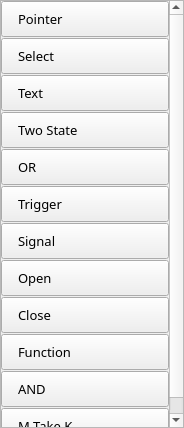
<?xml version="1.0" encoding="UTF-8"?>
<ui version="4.0">
 <class>ToolboxGo</class>
 <widget class="QWidget" name="ToolboxGo">
  <property name="geometry">
   <rect>
    <x>0</x>
    <y>0</y>
    <width>184</width>
    <height>428</height>
   </rect>
  </property>
  <property name="windowTitle">
   <string>Form</string>
  </property>
  <layout class="QVBoxLayout" name="verticalLayout">
   <property name="spacing">
    <number>0</number>
   </property>
   <property name="leftMargin">
    <number>0</number>
   </property>
   <property name="topMargin">
    <number>0</number>
   </property>
   <property name="rightMargin">
    <number>0</number>
   </property>
   <property name="bottomMargin">
    <number>0</number>
   </property>
   <item>
    <widget class="QScrollArea" name="scrollArea">
     <property name="widgetResizable">
      <bool>true</bool>
     </property>
     <widget class="QWidget" name="scrollAreaWidgetContents">
      <property name="geometry">
       <rect>
        <x>0</x>
        <y>-17</y>
        <width>165</width>
        <height>443</height>
       </rect>
      </property>
      <layout class="QVBoxLayout" name="verticalLayout_2">
       <property name="spacing">
        <number>1</number>
       </property>
       <property name="leftMargin">
        <number>0</number>
       </property>
       <property name="topMargin">
        <number>0</number>
       </property>
       <property name="rightMargin">
        <number>0</number>
       </property>
       <property name="bottomMargin">
        <number>0</number>
       </property>
       <item>
        <widget class="QPushButton" name="buttonPointer">
         <property name="sizePolicy">
          <sizepolicy hsizetype="Minimum" vsizetype="Expanding">
           <horstretch>0</horstretch>
           <verstretch>0</verstretch>
          </sizepolicy>
         </property>
         <property name="minimumSize">
          <size>
           <width>0</width>
           <height>36</height>
          </size>
         </property>
         <property name="font">
          <font>
           <family>微软雅黑</family>
           <pointsize>10</pointsize>
           <weight>50</weight>
           <bold>false</bold>
           <stylestrategy>PreferAntialias</stylestrategy>
          </font>
         </property>
         <property name="toolTip">
          <string/>
         </property>
         <property name="styleSheet">
          <string notr="true">text-align: left;
padding-left: 16px;
background-color: linear-gradient(rgb(234, 234, 234), rgb(218, 218, 218));
border-color: rgb(204, 204, 204) rgb(204, 204, 204) rgb(181, 181, 181);
</string>
         </property>
         <property name="text">
          <string>Pointer</string>
         </property>
         <property name="icon">
          <iconset resource="../resource.qrc">
           <normaloff>:/icon/resource/image/tool_pointer.png</normaloff>:/icon/resource/image/tool_pointer.png</iconset>
         </property>
         <property name="iconSize">
          <size>
           <width>24</width>
           <height>24</height>
          </size>
         </property>
         <property name="flat">
          <bool>false</bool>
         </property>
        </widget>
       </item>
       <item>
        <widget class="QPushButton" name="buttonSelect">
         <property name="sizePolicy">
          <sizepolicy hsizetype="Minimum" vsizetype="Expanding">
           <horstretch>0</horstretch>
           <verstretch>0</verstretch>
          </sizepolicy>
         </property>
         <property name="minimumSize">
          <size>
           <width>0</width>
           <height>36</height>
          </size>
         </property>
         <property name="font">
          <font>
           <family>微软雅黑</family>
           <pointsize>10</pointsize>
           <weight>50</weight>
           <bold>false</bold>
           <stylestrategy>PreferAntialias</stylestrategy>
          </font>
         </property>
         <property name="toolTip">
          <string/>
         </property>
         <property name="styleSheet">
          <string notr="true">text-align: left;
padding-left: 16px;
background-color: linear-gradient(rgb(234, 234, 234), rgb(218, 218, 218));
border-color: rgb(204, 204, 204) rgb(204, 204, 204) rgb(181, 181, 181);
</string>
         </property>
         <property name="text">
          <string>Select</string>
         </property>
         <property name="icon">
          <iconset resource="../resource.qrc">
           <normaloff>:/icon/resource/image/tool_select.png</normaloff>:/icon/resource/image/tool_select.png</iconset>
         </property>
         <property name="iconSize">
          <size>
           <width>24</width>
           <height>24</height>
          </size>
         </property>
         <property name="flat">
          <bool>false</bool>
         </property>
        </widget>
       </item>
       <item>
        <widget class="QPushButton" name="buttonText">
         <property name="sizePolicy">
          <sizepolicy hsizetype="Minimum" vsizetype="Expanding">
           <horstretch>0</horstretch>
           <verstretch>0</verstretch>
          </sizepolicy>
         </property>
         <property name="minimumSize">
          <size>
           <width>0</width>
           <height>36</height>
          </size>
         </property>
         <property name="font">
          <font>
           <family>微软雅黑</family>
           <pointsize>10</pointsize>
           <weight>50</weight>
           <bold>false</bold>
           <stylestrategy>PreferAntialias</stylestrategy>
          </font>
         </property>
         <property name="toolTip">
          <string/>
         </property>
         <property name="styleSheet">
          <string notr="true">text-align: left;
padding-left: 16px;
background-color: linear-gradient(rgb(234, 234, 234), rgb(218, 218, 218));
border-color: rgb(204, 204, 204) rgb(204, 204, 204) rgb(181, 181, 181);
</string>
         </property>
         <property name="text">
          <string>Text</string>
         </property>
         <property name="icon">
          <iconset resource="../resource.qrc">
           <normaloff>:/icon/resource/image/tool_text.png</normaloff>:/icon/resource/image/tool_text.png</iconset>
         </property>
         <property name="iconSize">
          <size>
           <width>24</width>
           <height>24</height>
          </size>
         </property>
         <property name="flat">
          <bool>false</bool>
         </property>
        </widget>
       </item>
       <item>
        <widget class="QPushButton" name="buttonOperator1">
         <property name="sizePolicy">
          <sizepolicy hsizetype="Minimum" vsizetype="Expanding">
           <horstretch>0</horstretch>
           <verstretch>0</verstretch>
          </sizepolicy>
         </property>
         <property name="minimumSize">
          <size>
           <width>0</width>
           <height>36</height>
          </size>
         </property>
         <property name="font">
          <font>
           <family>微软雅黑</family>
           <pointsize>10</pointsize>
           <weight>50</weight>
           <bold>false</bold>
           <stylestrategy>PreferAntialias</stylestrategy>
          </font>
         </property>
         <property name="toolTip">
          <string/>
         </property>
         <property name="styleSheet">
          <string notr="true">text-align: left;
padding-left: 16px;
background-color: linear-gradient(rgb(234, 234, 234), rgb(218, 218, 218));
border-color: rgb(204, 204, 204) rgb(204, 204, 204) rgb(181, 181, 181);
</string>
         </property>
         <property name="text">
          <string>Two State</string>
         </property>
         <property name="icon">
          <iconset resource="../resource.qrc">
           <normaloff>:/icon/resource/image/tool_op1.png</normaloff>:/icon/resource/image/tool_op1.png</iconset>
         </property>
         <property name="iconSize">
          <size>
           <width>24</width>
           <height>24</height>
          </size>
         </property>
         <property name="flat">
          <bool>false</bool>
         </property>
        </widget>
       </item>
       <item>
        <widget class="QPushButton" name="buttonOperator2">
         <property name="sizePolicy">
          <sizepolicy hsizetype="Minimum" vsizetype="Expanding">
           <horstretch>0</horstretch>
           <verstretch>0</verstretch>
          </sizepolicy>
         </property>
         <property name="minimumSize">
          <size>
           <width>0</width>
           <height>36</height>
          </size>
         </property>
         <property name="font">
          <font>
           <family>微软雅黑</family>
           <pointsize>10</pointsize>
           <weight>50</weight>
           <bold>false</bold>
           <stylestrategy>PreferAntialias</stylestrategy>
          </font>
         </property>
         <property name="toolTip">
          <string/>
         </property>
         <property name="styleSheet">
          <string notr="true">text-align: left;
padding-left: 16px;
background-color: linear-gradient(rgb(234, 234, 234), rgb(218, 218, 218));
border-color: rgb(204, 204, 204) rgb(204, 204, 204) rgb(181, 181, 181);
</string>
         </property>
         <property name="text">
          <string>OR</string>
         </property>
         <property name="icon">
          <iconset resource="../resource.qrc">
           <normaloff>:/icon/resource/image/tool_op2.png</normaloff>:/icon/resource/image/tool_op2.png</iconset>
         </property>
         <property name="iconSize">
          <size>
           <width>24</width>
           <height>24</height>
          </size>
         </property>
         <property name="flat">
          <bool>false</bool>
         </property>
        </widget>
       </item>
       <item>
        <widget class="QPushButton" name="buttonOperator3">
         <property name="sizePolicy">
          <sizepolicy hsizetype="Minimum" vsizetype="Expanding">
           <horstretch>0</horstretch>
           <verstretch>0</verstretch>
          </sizepolicy>
         </property>
         <property name="minimumSize">
          <size>
           <width>0</width>
           <height>36</height>
          </size>
         </property>
         <property name="font">
          <font>
           <family>微软雅黑</family>
           <pointsize>10</pointsize>
           <weight>50</weight>
           <bold>false</bold>
           <stylestrategy>PreferAntialias</stylestrategy>
          </font>
         </property>
         <property name="toolTip">
          <string/>
         </property>
         <property name="styleSheet">
          <string notr="true">text-align: left;
padding-left: 16px;
background-color: linear-gradient(rgb(234, 234, 234), rgb(218, 218, 218));
border-color: rgb(204, 204, 204) rgb(204, 204, 204) rgb(181, 181, 181);
</string>
         </property>
         <property name="text">
          <string>Trigger</string>
         </property>
         <property name="icon">
          <iconset resource="../resource.qrc">
           <normaloff>:/icon/resource/image/tool_op3.png</normaloff>:/icon/resource/image/tool_op3.png</iconset>
         </property>
         <property name="iconSize">
          <size>
           <width>24</width>
           <height>24</height>
          </size>
         </property>
         <property name="flat">
          <bool>false</bool>
         </property>
        </widget>
       </item>
       <item>
        <widget class="QPushButton" name="buttonOperator5">
         <property name="sizePolicy">
          <sizepolicy hsizetype="Minimum" vsizetype="Expanding">
           <horstretch>0</horstretch>
           <verstretch>0</verstretch>
          </sizepolicy>
         </property>
         <property name="minimumSize">
          <size>
           <width>0</width>
           <height>36</height>
          </size>
         </property>
         <property name="font">
          <font>
           <family>微软雅黑</family>
           <pointsize>10</pointsize>
           <weight>50</weight>
           <bold>false</bold>
           <stylestrategy>PreferAntialias</stylestrategy>
          </font>
         </property>
         <property name="toolTip">
          <string/>
         </property>
         <property name="styleSheet">
          <string notr="true">text-align: left;
padding-left: 16px;
background-color: linear-gradient(rgb(234, 234, 234), rgb(218, 218, 218));
border-color: rgb(204, 204, 204) rgb(204, 204, 204) rgb(181, 181, 181);
</string>
         </property>
         <property name="text">
          <string>Signal</string>
         </property>
         <property name="icon">
          <iconset resource="../resource.qrc">
           <normaloff>:/icon/resource/image/tool_op5.png</normaloff>:/icon/resource/image/tool_op5.png</iconset>
         </property>
         <property name="iconSize">
          <size>
           <width>24</width>
           <height>24</height>
          </size>
         </property>
         <property name="flat">
          <bool>false</bool>
         </property>
        </widget>
       </item>
       <item>
        <widget class="QPushButton" name="buttonOperator6">
         <property name="sizePolicy">
          <sizepolicy hsizetype="Minimum" vsizetype="Expanding">
           <horstretch>0</horstretch>
           <verstretch>0</verstretch>
          </sizepolicy>
         </property>
         <property name="minimumSize">
          <size>
           <width>0</width>
           <height>36</height>
          </size>
         </property>
         <property name="font">
          <font>
           <family>微软雅黑</family>
           <pointsize>10</pointsize>
           <weight>50</weight>
           <bold>false</bold>
           <stylestrategy>PreferAntialias</stylestrategy>
          </font>
         </property>
         <property name="toolTip">
          <string/>
         </property>
         <property name="styleSheet">
          <string notr="true">text-align: left;
padding-left: 16px;
background-color: linear-gradient(rgb(234, 234, 234), rgb(218, 218, 218));
border-color: rgb(204, 204, 204) rgb(204, 204, 204) rgb(181, 181, 181);
</string>
         </property>
         <property name="text">
          <string>Open</string>
         </property>
         <property name="icon">
          <iconset resource="../resource.qrc">
           <normaloff>:/icon/resource/image/tool_op6.png</normaloff>:/icon/resource/image/tool_op6.png</iconset>
         </property>
         <property name="iconSize">
          <size>
           <width>24</width>
           <height>24</height>
          </size>
         </property>
         <property name="flat">
          <bool>false</bool>
         </property>
        </widget>
       </item>
       <item>
        <widget class="QPushButton" name="buttonOperator7">
         <property name="sizePolicy">
          <sizepolicy hsizetype="Minimum" vsizetype="Expanding">
           <horstretch>0</horstretch>
           <verstretch>0</verstretch>
          </sizepolicy>
         </property>
         <property name="minimumSize">
          <size>
           <width>0</width>
           <height>36</height>
          </size>
         </property>
         <property name="font">
          <font>
           <family>微软雅黑</family>
           <pointsize>10</pointsize>
           <weight>50</weight>
           <bold>false</bold>
           <stylestrategy>PreferAntialias</stylestrategy>
          </font>
         </property>
         <property name="toolTip">
          <string/>
         </property>
         <property name="styleSheet">
          <string notr="true">text-align: left;
padding-left: 16px;
background-color: linear-gradient(rgb(234, 234, 234), rgb(218, 218, 218));
border-color: rgb(204, 204, 204) rgb(204, 204, 204) rgb(181, 181, 181);
</string>
         </property>
         <property name="text">
          <string>Close</string>
         </property>
         <property name="icon">
          <iconset resource="../resource.qrc">
           <normaloff>:/icon/resource/image/tool_op7.png</normaloff>:/icon/resource/image/tool_op7.png</iconset>
         </property>
         <property name="iconSize">
          <size>
           <width>24</width>
           <height>24</height>
          </size>
         </property>
         <property name="flat">
          <bool>false</bool>
         </property>
        </widget>
       </item>
       <item>
        <widget class="QPushButton" name="buttonOperator9">
         <property name="sizePolicy">
          <sizepolicy hsizetype="Minimum" vsizetype="Expanding">
           <horstretch>0</horstretch>
           <verstretch>0</verstretch>
          </sizepolicy>
         </property>
         <property name="minimumSize">
          <size>
           <width>0</width>
           <height>36</height>
          </size>
         </property>
         <property name="font">
          <font>
           <family>微软雅黑</family>
           <pointsize>10</pointsize>
           <weight>50</weight>
           <bold>false</bold>
           <stylestrategy>PreferAntialias</stylestrategy>
          </font>
         </property>
         <property name="toolTip">
          <string/>
         </property>
         <property name="styleSheet">
          <string notr="true">text-align: left;
padding-left: 16px;
background-color: linear-gradient(rgb(234, 234, 234), rgb(218, 218, 218));
border-color: rgb(204, 204, 204) rgb(204, 204, 204) rgb(181, 181, 181);
</string>
         </property>
         <property name="text">
          <string>Function</string>
         </property>
         <property name="icon">
          <iconset resource="../resource.qrc">
           <normaloff>:/icon/resource/image/tool_op9.png</normaloff>:/icon/resource/image/tool_op9.png</iconset>
         </property>
         <property name="iconSize">
          <size>
           <width>24</width>
           <height>24</height>
          </size>
         </property>
         <property name="flat">
          <bool>false</bool>
         </property>
        </widget>
       </item>
       <item>
        <widget class="QPushButton" name="buttonOperator10">
         <property name="sizePolicy">
          <sizepolicy hsizetype="Minimum" vsizetype="Expanding">
           <horstretch>0</horstretch>
           <verstretch>0</verstretch>
          </sizepolicy>
         </property>
         <property name="minimumSize">
          <size>
           <width>0</width>
           <height>36</height>
          </size>
         </property>
         <property name="font">
          <font>
           <family>微软雅黑</family>
           <pointsize>10</pointsize>
           <weight>50</weight>
           <bold>false</bold>
           <stylestrategy>PreferAntialias</stylestrategy>
          </font>
         </property>
         <property name="toolTip">
          <string/>
         </property>
         <property name="styleSheet">
          <string notr="true">text-align: left;
padding-left: 16px;
background-color: linear-gradient(rgb(234, 234, 234), rgb(218, 218, 218));
border-color: rgb(204, 204, 204) rgb(204, 204, 204) rgb(181, 181, 181);
</string>
         </property>
         <property name="text">
          <string>AND</string>
         </property>
         <property name="icon">
          <iconset resource="../resource.qrc">
           <normaloff>:/icon/resource/image/tool_op10.png</normaloff>:/icon/resource/image/tool_op10.png</iconset>
         </property>
         <property name="iconSize">
          <size>
           <width>24</width>
           <height>24</height>
          </size>
         </property>
         <property name="flat">
          <bool>false</bool>
         </property>
        </widget>
       </item>
       <item>
        <widget class="QPushButton" name="buttonOperator11">
         <property name="sizePolicy">
          <sizepolicy hsizetype="Minimum" vsizetype="Expanding">
           <horstretch>0</horstretch>
           <verstretch>0</verstretch>
          </sizepolicy>
         </property>
         <property name="minimumSize">
          <size>
           <width>0</width>
           <height>36</height>
          </size>
         </property>
         <property name="font">
          <font>
           <family>微软雅黑</family>
           <pointsize>10</pointsize>
           <weight>50</weight>
           <bold>false</bold>
           <stylestrategy>PreferAntialias</stylestrategy>
          </font>
         </property>
         <property name="toolTip">
          <string/>
         </property>
         <property name="styleSheet">
          <string notr="true">text-align: left;
padding-left: 16px;
background-color: linear-gradient(rgb(234, 234, 234), rgb(218, 218, 218));
border-color: rgb(204, 204, 204) rgb(204, 204, 204) rgb(181, 181, 181);
</string>
         </property>
         <property name="text">
          <string>M Take K</string>
         </property>
         <property name="icon">
          <iconset resource="../resource.qrc">
           <normaloff>:/icon/resource/image/tool_op11.png</normaloff>:/icon/resource/image/tool_op11.png</iconset>
         </property>
         <property name="iconSize">
          <size>
           <width>24</width>
           <height>24</height>
          </size>
         </property>
         <property name="flat">
          <bool>false</bool>
         </property>
        </widget>
       </item>
      </layout>
     </widget>
    </widget>
   </item>
  </layout>
 </widget>
 <resources>
  <include location="../resource.qrc"/>
 </resources>
 <connections/>
</ui>
